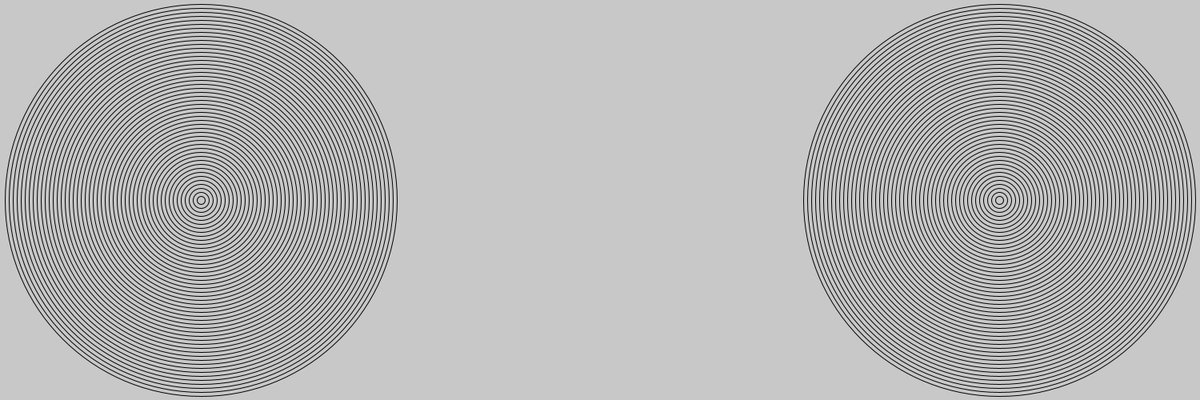
Frame 1 (no input)
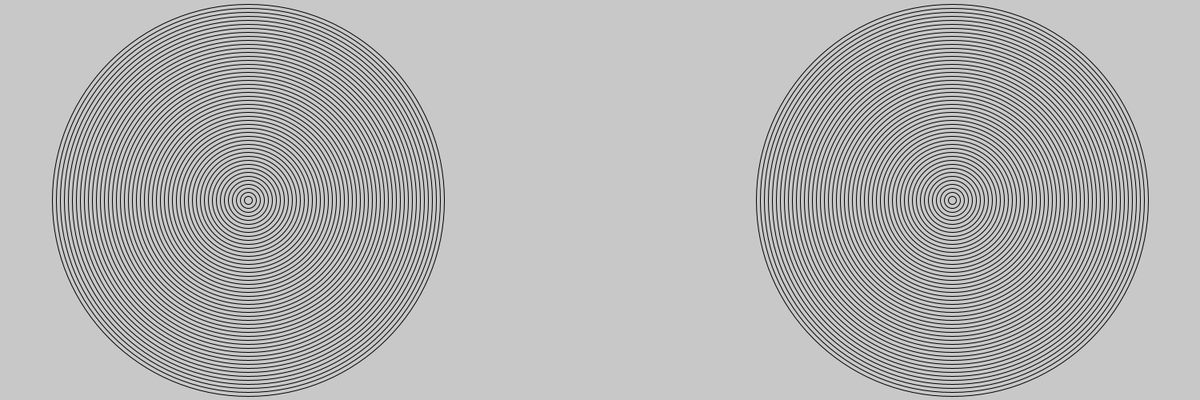
Frame 60 (the mouse pressed at the canvas centre just before this capture)
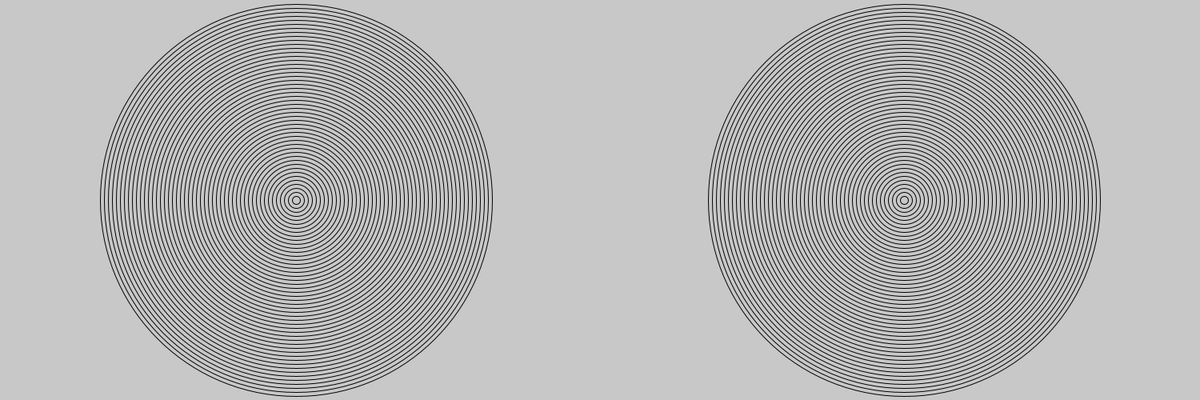
Frame 120 (the mouse held since frame 60 and released just before this capture)

The Processing sketch that drew these frames (run headless with seeded random() and noise(); from frame 60 on, the mouse is pressed at the canvas centre):

// Processing sketch: amazing_rings
// ── amazing_rings.pde
  int locationA = 250;
  int locationB = 1250;

void setup() {
  size(1500,500);
  background(200,200,200);
}

void draw() {
  noFill();
  int size = 500;
  background(200,200,200);
  locationA = locationA + 1;
  locationB = locationB - 1;
  for(int i = 0; i < 50; i++) {
    size = size - 10;
    ellipse(locationA, 250, size, size);
    ellipse(locationB, 250, size, size);
  }
  if(locationA == 1250) {
    locationA = 250;
    locationB = 1250;
  }
}
